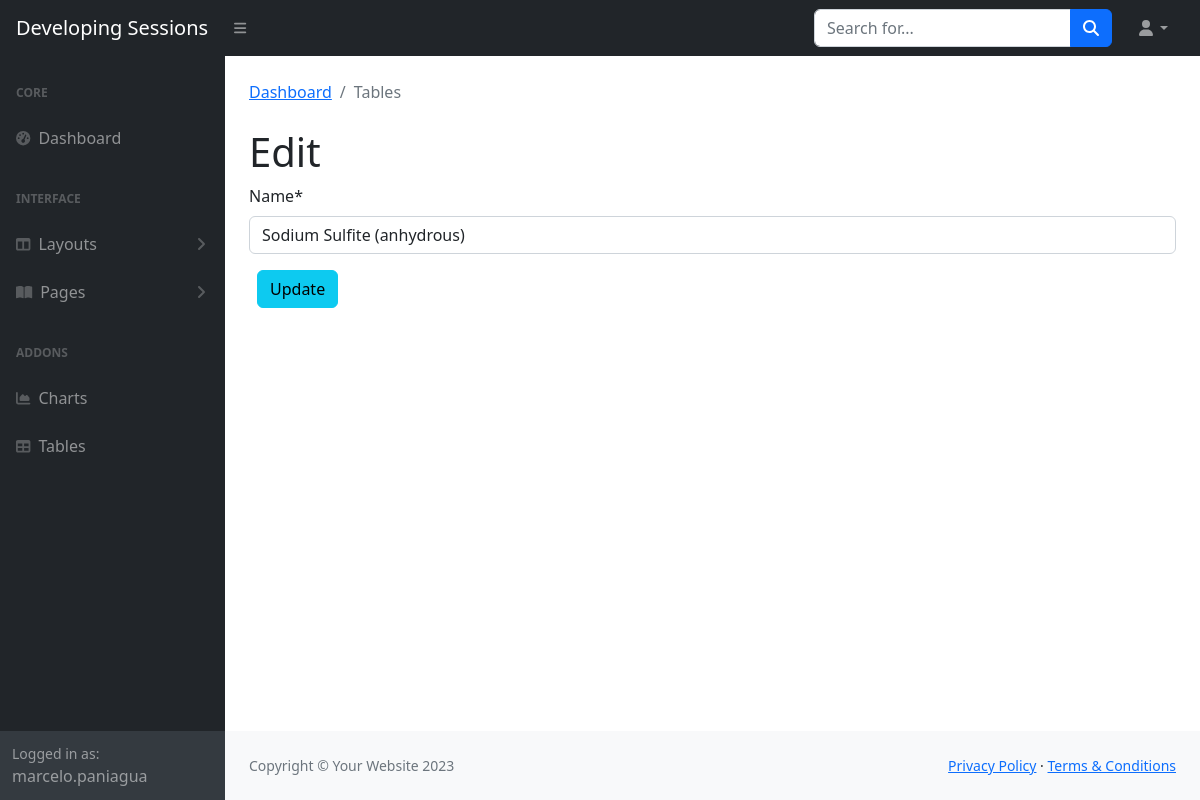
/sessions/2/edit/ (signed in), run on the app's committed database.
### accounts/models.py (models this page shows, shortened)
class CustomUser(AbstractUser):
    age = models.PositiveIntegerField(null=True,blank=True)
    isphotograper = models.BooleanField(null=True,blank=True)
    is_approved = models.BooleanField(null=False,blank=False,default=False)

### devsessions/models.py (models this page shows, shortened)
class Chemical(models.Model):
    name= models.CharField(max_length=250)

### devsessions/views.py (the view)
# urls.py: path("<int:pk>/edit/",ChemicalEditView.as_view(),name="chemical_update"),
class ChemicalEditView(LoginRequiredMixin,UpdateView):
    model=Chemical
    fields =(
            "name",
        )
    template_name="devsessions/chemical_edit_view.html"

### devsessions/templates/devsessions/chemical_edit_view.html
{% extends "devsessions/bootstraptemplate.html" %}
{% load crispy_forms_tags %}
{% block content %}
<h1>Edit</h1>
<form action="" method="post">{% csrf_token %}
{{ form|crispy }}
<button class="btn btn-info ms-2" type="submit">Update</button>
</form>
{% endblock content %}

### devsessions/templates/devsessions/bootstraptemplate.html (shortened to what this page needs)
{% load static %}
<!DOCTYPE html>
<html lang="en">
    <head>
<link rel="stylesheet" href="{% static 'devsessions/css/styles.css' %}">
        <link href="https://cdn.jsdelivr.net/npm/simple-datatables@7.1.2/dist/style.min.css" rel="stylesheet" />
    </head>
    <body class="sb-nav-fixed">
        <nav class="sb-topnav navbar navbar-expand navbar-dark bg-dark">
            <a class="navbar-brand ps-3" href="index.html">Developing Sessions</a>
            <button class="btn btn-link btn-sm order-1 order-lg-0 me-4 me-lg-0" id="sidebarToggle" href="#!"><i class="fas fa-bars"></i></button>
            <form class="d-none d-md-inline-block form-inline ms-auto me-0 me-md-3 my-2 my-md-0">
                <div class="input-group">
                    <input class="form-control" type="text" placeholder="Search for..." aria-label="Search for..." aria-describedby="btnNavbarSearch" />
                    <button class="btn btn-primary" id="btnNavbarSearch" type="button"><i class="fas fa-search"></i></button>
                </div>
            </form>
            <ul class="navbar-nav ms-auto ms-md-0 me-3 me-lg-4">
                <li class="nav-item dropdown">
                    <a class="nav-link dropdown-toggle" id="navbarDropdown" href="#" role="button" data-bs-toggle="dropdown" aria-expanded="false"><i class="fas fa-user fa-fw"></i></a>
                </li>
            </ul>
        </nav>
        <div id="layoutSidenav">
            <div id="layoutSidenav_nav">
                <nav class="sb-sidenav accordion sb-sidenav-dark" id="sidenavAccordion">
                    <div class="sb-sidenav-menu">
                        <div class="nav">
                            <div class="sb-sidenav-menu-heading">Core</div>
                            <a class="nav-link" href="index.html">
                                <div class="sb-nav-link-icon"><i class="fas fa-tachometer-alt"></i></div>
                                Dashboard
                            </a>
                            <div class="sb-sidenav-menu-heading">Interface</div>
                            <a class="nav-link collapsed" href="#" data-bs-toggle="collapse" data-bs-target="#collapseLayouts" aria-expanded="false" aria-controls="collapseLayouts">
                                <div class="sb-nav-link-icon"><i class="fas fa-columns"></i></div>
                                Layouts
                                <div class="sb-sidenav-collapse-arrow"><i class="fas fa-angle-down"></i></div>
                            </a>
                            <a class="nav-link collapsed" href="#" data-bs-toggle="collapse" data-bs-target="#collapsePages" aria-expanded="false" aria-controls="collapsePages">
                                <div class="sb-nav-link-icon"><i class="fas fa-book-open"></i></div>
                                Pages
                                <div class="sb-sidenav-collapse-arrow"><i class="fas fa-angle-down"></i></div>
                            </a>
                            <div class="sb-sidenav-menu-heading">Addons</div>
                            <a class="nav-link" href="charts.html">
                                <div class="sb-nav-link-icon"><i class="fas fa-chart-area"></i></div>
                                Charts
                            </a>
                            <a class="nav-link" href="tables.html">
                                <div class="sb-nav-link-icon"><i class="fas fa-table"></i></div>
                                Tables
                            </a>
                        </div>
                    </div>
                    <div class="sb-sidenav-footer">
                        <div class="small">Logged in as:</div>
                        {{	user.username	}}
                    </div>
                </nav>
            </div>
            <div id="layoutSidenav_content">
                <main>
                    <div class="container-fluid px-4">
                        <ol class="breadcrumb mb-4">
                            <li class="breadcrumb-item"><a href="index.html">Dashboard</a></li>
                            <li class="breadcrumb-item active">Tables</li>
                        </ol>
						{%	block content	%}
						{%	endblock content	%}
                    </div>
                </main>
                <footer class="py-4 bg-light mt-auto">
                    <div class="container-fluid px-4">
                        <div class="d-flex align-items-center justify-content-between small">
                            <div class="text-muted">Copyright &copy; Your Website 2023</div>
                            <div>
                                <a href="#">Privacy Policy</a>
                                &middot;
                                <a href="#">Terms &amp; Conditions</a>
                            </div>
                        </div>
                    </div>
                </footer>
            </div>
        </div>
    </body>
</html>

### data on the page
CustomUser: username "marcelo.paniagua"
Chemical: name "Sodium Sulfite (anhydrous)"
